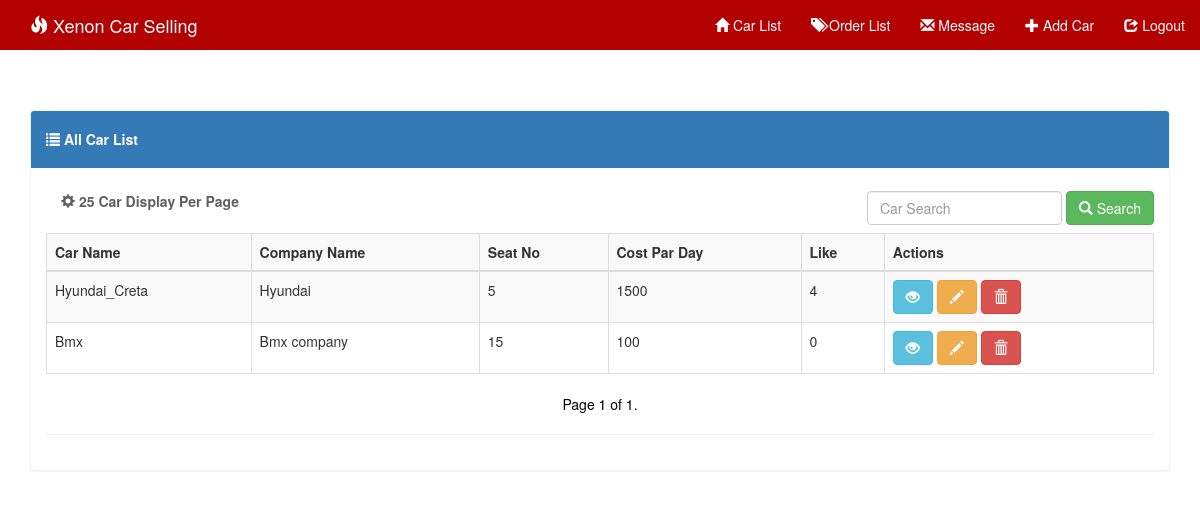
The page / on the database its author committed.
### system/models.py (models this page shows, shortened)
class Car(models.Model):
    image = models.ImageField(upload_to=uploaded_location,null=True, blank=True, width_field="width_field", height_field="height_field")
    height_field = models.IntegerField(default=0)
    width_field = models.IntegerField(default=0)
    car_name = models.CharField(max_length=100)
    company_name = models.CharField(max_length=100)
    num_of_seats = models.IntegerField()
    cost_par_day = models.CharField(max_length=50)
    content = models.TextField()
    like = models.IntegerField(default=0)

### system/views.py (the view, shortened to what this page needs)
# urls.py: url(r'^$', admin_car_list, name='adminIndex'),
def admin_car_list(request):
    car = Car.objects.order_by('-id')
    query = request.GET.get('q')
    paginator = Paginator(car, 12)  # Show 15 contacts per page
    page = request.GET.get('page')
    try:
        car = paginator.page(page)
    except PageNotAnInteger:
        car = paginator.page(1)
    except EmptyPage:
        car = paginator.page(paginator.num_pages)
    context = {
        'car': car,
    }
    return render(request, 'admin_index.html', context)

### templates/admin_index.html (shortened to what this page needs)
{% extends 'base.html' %}
{% block nav %}
    <div class="collapse navbar-collapse" id="myNavbar">
      <ul class="nav navbar-nav navbar-right">
        <li><a href="{% url 'adminIndex' %}"><span class="glyphicon glyphicon-home"></span> Car List</a></li>
        <li><a href="{% url 'order_list' %}"><span class="glyphicon glyphicon-tags"></span> Order List</a></li>
        <li><a href="{% url 'message' %}"><span class="glyphicon glyphicon-envelope"></span> Message</a></li>
          <li><a href="{% url 'car_create' %}"><span class="glyphicon glyphicon-plus"></span> Add Car</a></li>
        <li><a href="{% url 'logout' %}"><span class="glyphicon glyphicon-share"></span> Logout</a></li>
      </ul>
    </div>
{% endblock %}
{% block body %}
<div class='container table-responsive'>
<div class="panel panel-primary">
  <div class="panel-heading"><h5><strong><span class="glyphicon glyphicon-list"></span> All Car List</strong></h5> </div>
    <div class="panel-body">
  <strong class="navbar-form navbar-left" style="color: #5f5f5f;"><span class="glyphicon glyphicon-cog"></span> 25 Car Display Per Page </strong>
      <form method="GET" class="navbar-form navbar-right" role="search">
        <div class="form-group">
          <input type="text" class="form-control" placeholder="Car Search" value="{{request.GET.q}}" name="q">
        </div>
        <button type="submit" class="btn btn-success"><span class="glyphicon glyphicon-search"></span> Search</button>
      </form>
  <table class="table table-bordered table-striped table-hover">
   <tr>
    <td><strong>Car Name</strong></td>
    <td><strong>Company Name</strong></td>
    <td><strong>Seat No</strong></td>
    <td><strong>Cost Par Day</strong></td>
    <td><strong>Like</strong></td>
    <td><strong>Actions</strong></td>
  </tr>
      <tbody>
      {% for ob in car %}
    <tr>
    <td>{{ob.car_name}}</td>
    <td>{{ob.company_name}}</td>
    <td>{{ob.num_of_seats}}</td>
    <td>{{ob.cost_par_day}}</td>
    <td>{{ob.like}}</td>
    <td>
         <a href="{% url 'car_detail' ob.id %}"><button type="button" class="btn btn-info"><span class="glyphicon glyphicon-eye-open"></span></button></a>
         <a href="{% url 'car_edit' ob.id %}"><button type="button" class="btn btn-warning"><span class="glyphicon glyphicon-pencil"></span></button></a>
         <a href="{% url 'car_delete' ob.id %}"><button type="button" class="btn btn-danger" onclick="return getConfirmation()"><span class="glyphicon glyphicon-trash"></span></button></a>
    </td>
    </tr>
    {% endfor %}
</tbody>
  </table>
<nav>
  <ul class="pager">
      <li class="previous" style="color: black !important;">
          Page {{ car.number }} of {{ car.paginator.num_pages }}.
    </li>
  </ul>
</nav>
        <hr>
</div>
</div>
</div>
{% endblock %}

### templates/base.html (shortened to what this page needs)
{% load static %}
<!doctype html>
<html lang="en">
<head>
    <link rel="stylesheet" href="{% static 'css/bootstrap.min.css' %}">
    <link rel="stylesheet" href="{% static 'css/style.css' %}">
<body>
<nav class="navbar navbar-custom navbar-fixed-top">
  <div class="container">
    <div class="navbar-header">
      <div class="navbar-brand"><span class="glyphicon glyphicon-fire"></span> Xenon Car Selling</div>
    </div>
      <div class="collapse navbar-collapse" id="myNavbar">
      <ul class="nav navbar-nav navbar-right">
         <li>
{% block nav %}{% endblock %}
      </ul>
    </div>
  </div>
</nav>
{% block body %}{% endblock %}
</body>
</html>

### static/css/style.css (style rules this page uses)
body { background:url('../images/'); }
.navbar { margin-bottom: 35px !important; background-color: red; z-index: 9999; border: 0; font-size: 14px !important; line-height: 1.42857143 !important; border-radius: 0; }
.navbar li a, .navbar .navbar-brand { color: #fff !important; }
.navbar-custom { background-color: #b30000 !important; }
.navbar-fixed-top { position: relative!important; }
.panel { margin-top:25px; }
.panel-primary { border-color: #f1f1f1 !important; }

### rows shown on the page
Car: car_name "Hyundai_Creta", company_name "Hyundai", num_of_seats "5", cost_par_day "1500", like "4"
Car: car_name "Bmx", company_name "Bmx company", num_of_seats "15", cost_par_day "100", like "0"

### other values the page prints
{{ car.number }} "1"
{{ car.paginator.num_pages }} "1"
